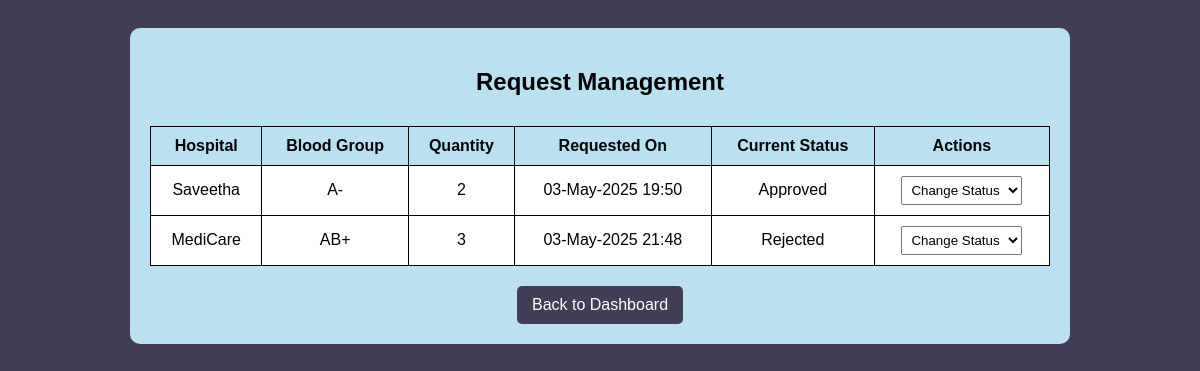
Screenshot of /bloodbank_request.php (signed in) with the database file from the repository.
### tables this page shows
CREATE TABLE `blood_requests` (
  `request_id` int(11) NOT NULL,
  `hospital_id` int(11) DEFAULT NULL,
  `bank_id` int(11) DEFAULT NULL,
  `blood_group` varchar(5) NOT NULL,
  `quantity` int(11) NOT NULL,
  `request_date` datetime DEFAULT current_timestamp(),
  `status` enum('Pending','Approved','Rejected','Fulfilled') DEFAULT 'Pending'
);

CREATE TABLE `hospital` (
  `hospital_id` int(11) NOT NULL,
  `hospital_name` varchar(255) NOT NULL,
  `hospital_email` varchar(255) NOT NULL,
  `hospital_phone` varchar(15) NOT NULL,
  `hospital_location` varchar(255) NOT NULL,
  `hospital_password` varchar(255) NOT NULL
);

### bloodbank_request.php (the view, shortened to what this page needs)
<?php
$servername = "localhost";
$username = "root";
$password = "";
$dbname = "bloodlink";
$conn = new mysqli($servername, $username, $password, $dbname);
$blood_bank_id = $_SESSION['bank_id'];
$requestQuery = "SELECT br.request_id, br.hospital_id, h.hospital_name, br.blood_group, br.quantity,
                        COALESCE(br.status, 'pending') AS status, br.request_date
                 FROM blood_requests br
                 JOIN hospital h ON br.hospital_id = h.hospital_id
                 WHERE br.bank_id = ?";
$stmt = $conn->prepare($requestQuery);
$stmt->bind_param("i", $blood_bank_id);
$stmt->execute();
$result = $stmt->get_result();
?>
<!DOCTYPE html>
<html lang="en">
<head>
</head>
<body>
    <div class="container">
        <h2>Request Management</h2>
        <table>
            <tr>
                <th>Hospital</th>
                <th>Blood Group</th>
                <th>Quantity</th>
                <th>Requested On</th>
                <th>Current Status</th>
                <th>Actions</th>
            </tr>
            <?php if ($result->num_rows > 0): ?>
                <?php while ($row = $result->fetch_assoc()): ?>
                    <tr>
                        <td><?= htmlspecialchars($row['hospital_name']) ?></td>
                        <td><?= htmlspecialchars($row['blood_group']) ?></td>
                        <td><?= htmlspecialchars($row['quantity']) ?></td>
                        <td><?= date("d-M-Y H:i", strtotime($row['request_date'])) ?></td>
                        <td><?= ucfirst($row['status']) ?></td>
                        <td>
                            <form method="POST">
                                <select name="new_status" onchange="this.form.submit()">
                                    <option disabled selected>Change Status</option>
                                </select>
                            </form>
                        </td>
                    </tr>
                <?php endwhile; ?>
            <?php else: ?>
                <tr><td colspan="6">No requests found.</td></tr>
            <?php endif; ?>
        </table>
        <a href="bloodbank_dashboard.php" class="btn">Back to Dashboard</a>
    </div>
</body>
</html>

### bloodbank_request.php (style rules this page uses)
body { font-family: Arial, sans-serif; background-color: #433e57; color: white; padding: 20px; text-align: center; }
.container { max-width: 900px; margin: auto; background: #b9e1f1; padding: 20px; border-radius: 10px; color: black; }
h2 { margin-bottom: 30px; }
table { width: 100%; margin-top: 20px; border-collapse: collapse; background: white; }
th, td { padding: 10px; border: 1px solid black; }
th { background: #b9e1f1; }
select { padding: 5px; }
.btn { background-color: #433e57; color: white; padding: 10px 15px; text-decoration: none; display: inline-block; margin-top: 20px; border-radius: 5px; }
form { margin: 0; }

### rows the page displays
blood_requests: hospital.hospital_name "Saveetha", blood_group "A-", quantity "2", request_date "03-May-2025 19:50", status "Approved"
blood_requests: hospital.hospital_name "MediCare", blood_group "AB+", quantity "3", request_date "03-May-2025 21:48", status "Rejected"
